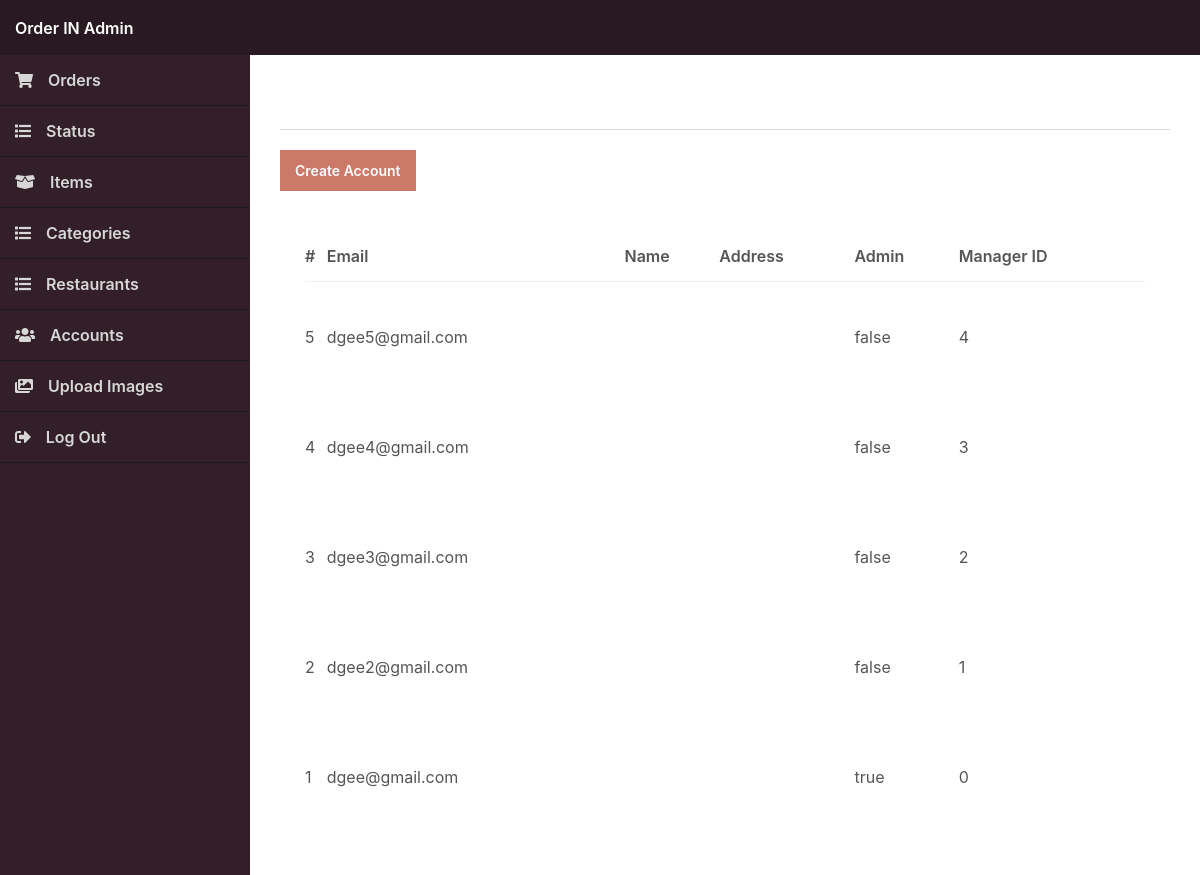
The app's page /admin/index.php?page=accounts (signed in) with its own data.
### tables this page shows
CREATE TABLE `accounts` (
  `id` int(11) NOT NULL,
  `email` varchar(255) NOT NULL,
  `password` varchar(255) NOT NULL,
  `first_name` varchar(100) NOT NULL,
  `last_name` varchar(100) NOT NULL,
  `address_street` varchar(255) NOT NULL,
  `address_city` varchar(100) NOT NULL,
  `address_state` varchar(100) NOT NULL,
  `address_zip` varchar(50) NOT NULL,
  `address_country` varchar(100) NOT NULL,
  `admin` tinyint(1) NOT NULL DEFAULT 0,
  `rID` int(11) DEFAULT 0
);

### admin/index.php (called while the page is built, shortened)
<?php
include '../functions.php';
$pdo = pdo_connect_mysql();
$stmt = $pdo->prepare('SELECT * FROM accounts WHERE id = ?');
$stmt->execute([ $_SESSION['account_id'] ]);
$page = isset($_GET['page']) && file_exists($_GET['page'] . '.php') ? $_GET['page'] : 'orders';
include $page . '.php';
?>

### admin/accounts.php (the view, shortened to what this page needs)
<?php
$stmt = $pdo->prepare('SELECT * FROM accounts ORDER BY id DESC');
$stmt->execute();
$accounts = $stmt->fetchAll(PDO::FETCH_ASSOC);
?>
<?=template_admin_header('Accounts')?>
<h2>Accounts</h2>
<div class="links">
    <a href="index.php?page=account">Create Account</a>
</div>
<div class="content-block">
    <div class="table">
        <table>
            <thead>
                <tr>
                    <td class="responsive-hidden">#</td>
                    <td>Email</td>
                    <td>Name</td>
                    <td>Address</td>
                    <td>Admin</td>
                    <td>Manager ID</td>
                </tr>
            </thead>
            <tbody>
                <?php if (empty($accounts)): ?>
                <tr>
                    <td colspan="8" style="text-align:center;">There are no accounts</td>
                </tr>
                <?php else: ?>
                <?php foreach ($accounts as $account): ?>
                <tr class="details" onclick="location.href='index.php?page=account&id=<?=$account['id']?>'">
                    <td class="responsive-hidden"><?=$account['id']?></td>
                    <td><?=$account['email']?></td>
                    <td><?=$account['first_name']?> <?=$account['last_name']?></td>
                    <td>
                        <?=$account['address_street']?><br>
                        <?=$account['address_city']?><br>
                        <?=$account['address_state']?><br>
                        <?=$account['address_zip']?><br>
                        <?=$account['address_country']?><br>
                    </td>
                    <td><?=$account['admin']==1?'true':'false'?></td>
                    <td><?=$account['rID']?></td>
                </tr>
                <?php endforeach; ?>
                <?php endif; ?>
            </tbody>
        </table>
    </div>
</div>
<?=template_admin_footer()?>

### admin/admin.css (style rules this page uses)
* { box-sizing: border-box; font-family: -apple-system, BlinkMacSystemFont, "segoe ui", roboto, oxygen, ubuntu, cantarell, "fira sans", "droid sans", "helvetica neue", Arial, sans-serif; font-size: 16px; -webkit-font-smoothing: antialiased; -moz-osx-font-smoothing: grayscale; }
html { height: 100%; }
body { position: relative; min-height: 100%; color: #555555; background-image: url(../imgs/background.jpg); background-size: cover; margin: 0; }
h1, h2, h3, h4, h5 { color: white; margin: 0; padding: 0; }
main h2 { font-size: 20px; padding-bottom: 20px; border-bottom: 1px solid #dbdbdd; }
main .content-block { background-color: #fff; margin-top: 25px; padding: 15px; }
main .table { padding: 0 10px; }
main .table table { width: 100%; border-collapse: collapse; }
main .table table thead td { font-weight: 600; padding: 15px 0; }
main .table table thead tr { border-bottom: 1px solid #f0f0f1; }
main .table table tbody td { padding: 5px 0; }
main .table table .details { cursor: pointer; }
main .links { display: flex; flex-flow: wrap; padding-top: 20px; }
main .links a { display: inline-flex; text-decoration: none; background: #CC796A; color: #FFFFFF; padding: 12px 15px; margin-right: 10px; font-size: 14px; font-weight: 600; }

### records on screen
accounts: id "5", email "dgee5@gmail.com", admin "false", rID "4"
accounts: id "4", email "dgee4@gmail.com", admin "false", rID "3"
accounts: id "3", email "dgee3@gmail.com", admin "false", rID "2"
accounts: id "2", email "dgee2@gmail.com", admin "false", rID "1"
accounts: id "1", email "dgee@gmail.com", admin "true", rID "0"
